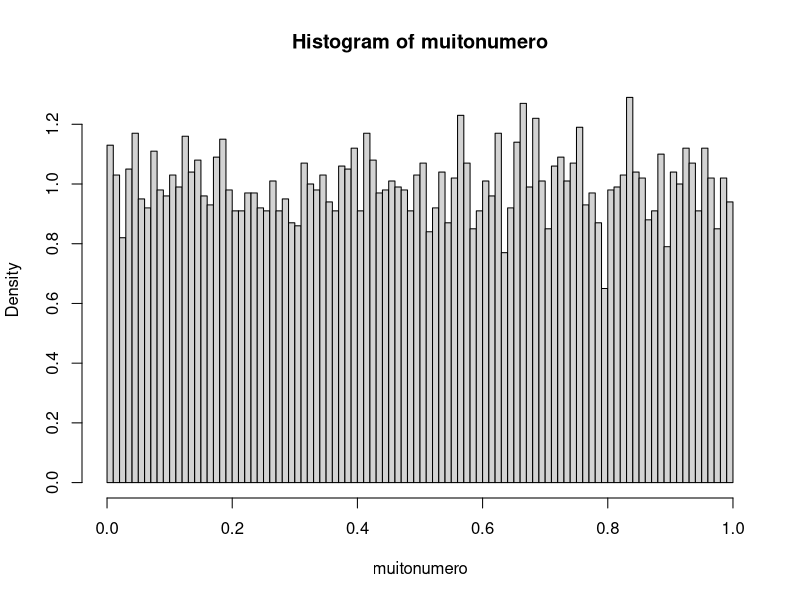

Generate this figure with R: (Note: this script raises an error after producing the figure.)
gerador <- function(n,A=321,B=656,m=727) (A*n+B)%%m

geradorunif <- function(n,inic,mod,plot=F,...)
{
  x <- numeric(n)
  x[1] <- inic
  for(i in 2:n)
    x[i] <- gerador(n=x[i-1],m=mod)
  if(plot)
    plot(x/mod,type="l") 
  return(x/mod)
}
muitonumero <- geradorunif(n=1e4,inic=2,mod=2^31,plot=F)

histograma1 <- hist(muitonumero,breaks=100,freq = F)

boxplot(histograma$counts)

muitonumero2 <- geradorunif(n=1e4,inic=2,mod=2^32,A=1664525,B=1013904223)

histograma2 <- hist(muitonumero2,breaks=100,freq=F)

boxplot(histograma1$counts,histograma2$counts)



prop3 <- runif(1e4)

boxplot(hist(prop3,breaks=100)$counts)

histograma3 <- hist(prop3,breaks=100)


boxplot(histograma1$counts,histograma2$counts,histograma3$counts)


set.seed(666)



valores <- geradorunif(20000,inic=2,mod=2^31,A=65539,B=0)

y <- vetor[(1:10000)*2]

x <- vetor[(1:10000)*2 - 1]

plot(x,y,pch=".")

abline(h=c(0:10)/10,v=c(0:10)/10,col="#555555")

cuty <- cut(y,breaks=10,include.lowest = T)

cutx <- cut(x,breaks=10, include.lowest = T)

tabea <- table(cutx,cuty)

sum(tabea)

tabea[10,10]

set.seed(666)

vetor <- runif(2e4)

plot(x,y,pch=".")

abline(h=c(0:10)/10,v=c(0:10)/10,col="#555555")

for(lin in 1:10)
{
  for(col in 1:10)
  {
    text(x=(lin-0.5)/10,y=(col-0.5)/10,labels=tabea[lin,col],font=2)
  }
}

boxplot(tabea,col="lightblue",cex=2)

soma <- 0

for(i in 1:10)
{
  for(j in 1:10)
  {
    soma <- soma + (tabea[i,j]-100)^2/100
  }
}

soma <- sum((tabea-100)^2/100)

soma
pchisq(q=107.22,100-1)

plot(ecdf(valores))


vetor2 <- geradorunif(1000,inic=2,mod=2^31,A=65539,B=0)

empirica <- ecdf(vetor2)

plot(empirica,verticals=T,lwd=2)

curve(punif,col="red",add=T,lwd=2)

#Kolmogorov Smirnof

ks.test(x=vetor2,y=punif)

set.seed(666)
vetor3 <- runif(50)

empirica3 <- ecdf(vetor3)

plot(empirica3,verticals=T,lwd=2)

curve(punif,col="red",add=T,lwd=2)

ks.test(vetor3,punif)

#testando por conta propria

vetor4 <- geradorunif(1000,inic=92737174,mod=2^31,A=88238370,B=202365602,plot=F)

empirica4 <- ecdf(vetor4)

plot(empirica4,verticals=T,lwd=2)

curve(punif,col="red",add=T,lwd=2)

ks.test(vetor4,punif)

#Gerador 1

#mod=2^31
#A=65539
#B=0
#x_0=2

#Gerador 2

#A=1664525
#B=1013904223
#mod=2^32
#x_0=2

#Gerador 3 é o gerador basico do R
#runif
